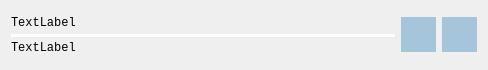
<?xml version="1.0" encoding="UTF-8"?>
<ui version="4.0">
 <class>DownloadWidget</class>
 <widget class="QWidget" name="DownloadWidget">
  <property name="geometry">
   <rect>
    <x>0</x>
    <y>0</y>
    <width>488</width>
    <height>70</height>
   </rect>
  </property>
  <property name="sizePolicy">
   <sizepolicy hsizetype="Preferred" vsizetype="Fixed">
    <horstretch>0</horstretch>
    <verstretch>0</verstretch>
   </sizepolicy>
  </property>
  <property name="minimumSize">
   <size>
    <width>0</width>
    <height>70</height>
   </size>
  </property>
  <property name="maximumSize">
   <size>
    <width>16777215</width>
    <height>70</height>
   </size>
  </property>
  <property name="windowTitle">
   <string>DownloadWidget</string>
  </property>
  <layout class="QHBoxLayout" name="horizontalLayout">
   <item>
    <layout class="QVBoxLayout" name="verticalLayout_2">
     <property name="spacing">
      <number>0</number>
     </property>
     <property name="sizeConstraint">
      <enum>QLayout::SetMaximumSize</enum>
     </property>
     <item>
      <widget class="QLabel" name="name_label">
       <property name="font">
        <font>
         <family>Consolas</family>
         <pointsize>9</pointsize>
        </font>
       </property>
       <property name="text">
        <string>TextLabel</string>
       </property>
      </widget>
     </item>
     <item>
      <widget class="QProgressBar" name="progressBar">
       <property name="minimumSize">
        <size>
         <width>0</width>
         <height>3</height>
        </size>
       </property>
       <property name="maximumSize">
        <size>
         <width>16777215</width>
         <height>3</height>
        </size>
       </property>
       <property name="styleSheet">
        <string notr="true">QProgressBar
{
border-radius:2;
}
QProgressBar::chunk
{
border-radius:2;
background-color:green;
}</string>
       </property>
       <property name="value">
        <number>0</number>
       </property>
       <property name="textVisible">
        <bool>false</bool>
       </property>
      </widget>
     </item>
     <item>
      <widget class="QLabel" name="status_label">
       <property name="font">
        <font>
         <family>Consolas</family>
         <pointsize>9</pointsize>
        </font>
       </property>
       <property name="text">
        <string>TextLabel</string>
       </property>
      </widget>
     </item>
    </layout>
   </item>
   <item>
    <widget class="QPushButton" name="play_Button">
     <property name="minimumSize">
      <size>
       <width>35</width>
       <height>35</height>
      </size>
     </property>
     <property name="maximumSize">
      <size>
       <width>35</width>
       <height>35</height>
      </size>
     </property>
     <property name="styleSheet">
      <string notr="true">QPushButton
{
background-color: rgb(165, 198, 218);
border: none;
outline: none;
}
QPushButton:hover
{
background-color: rgb(152,182,201);
}</string>
     </property>
     <property name="text">
      <string/>
     </property>
     <property name="icon">
      <iconset>
	   <normaloff>:/icons/pause.png</normaloff>:/icons/pause.png</iconset>
     </property>
     <property name="iconSize">
      <size>
       <width>16</width>
       <height>16</height>
      </size>
     </property>
    </widget>
   </item>
   <item>
    <widget class="QPushButton" name="cancel_Button">
     <property name="minimumSize">
      <size>
       <width>35</width>
       <height>35</height>
      </size>
     </property>
     <property name="maximumSize">
      <size>
       <width>35</width>
       <height>35</height>
      </size>
     </property>
     <property name="styleSheet">
      <string notr="true">QPushButton
{
background-color: rgb(165, 198, 218);
border: none;
outline: none;
}
QPushButton:hover
{
background-color: rgb(152,182,201);
}</string>
     </property>
     <property name="text">
      <string/>
     </property>
     <property name="icon">
      <iconset>
	   <normaloff>:/icons/stop.png</normaloff>:/icons/stop.png</iconset>
     </property>
     <property name="iconSize">
      <size>
       <width>25</width>
       <height>25</height>
      </size>
     </property>
    </widget>
   </item>
  </layout>
 </widget>
 <resources/>
 <connections/>
</ui>
